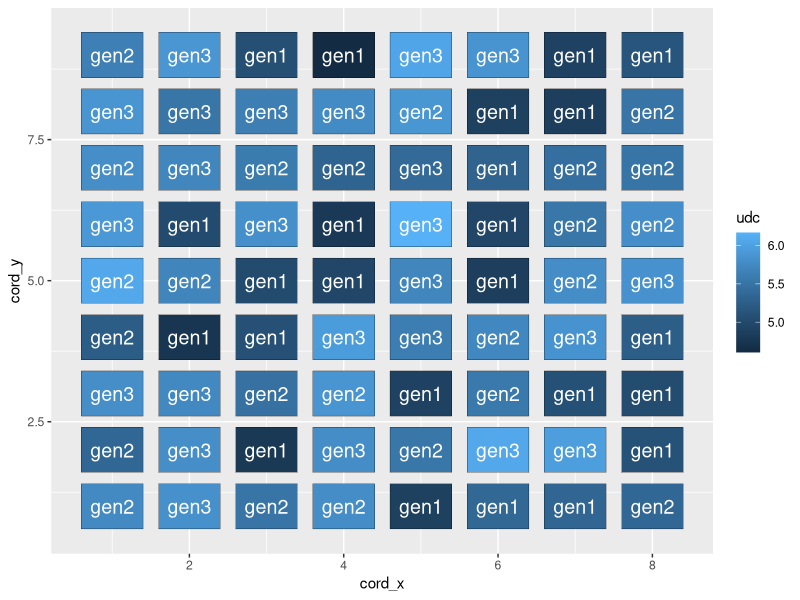
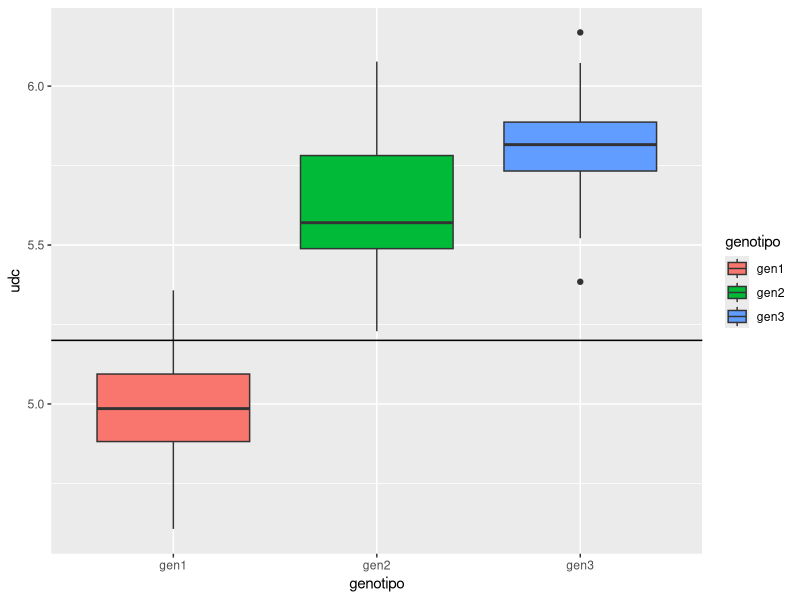

R code for these plots, in order:
## ---- chunk 1
knitr::opts_chunk$set(echo = TRUE)
library(ggplot2)
library(ape)
library(dplyr)
library(Hmisc)
## ---- chunk 2
set.seed(123)
udc = c(rnorm(n = 24, mean = 5, sd = 0.20),
        rnorm(n = 24, mean = 5.6, sd = 0.22),
        rnorm(n = 24, mean = 5.8, sd = 0.18))
genotipo = gl(n = 3, k = 24, length = 72, c("gen1", "gen2", "gen3"))

df1 = data.frame(genotipo, udc)
head(df1)

## ---- chunk 3
xy = expand.grid(x = 1:8, y = 1:9)
aleat = sample(1:72, 72, FALSE)
df1$cord_x = xy$x[aleat]
df1$cord_y = xy$y[aleat]

ggplot(df1)+
  aes(cord_x, cord_y, fill = udc)+
  geom_tile(color = "black", width=0.8, height=0.8)+
  geom_text(aes(label = genotipo), color = "white", size = 5)
## ---- chunk 4
ggplot(df1)+
  aes(genotipo, udc, fill = genotipo)+
  geom_boxplot()+
  geom_hline(yintercept = 5.2)

## ---- chunk 5
library(dplyr)
df1 %>% 
  group_by(genotipo) %>% 
  summarise(media = mean(udc),
            desv = sd(udc),
            cv = 100*desv/media)

## ---- chunk 6
mod1 = aov(udc ~ genotipo, data = df1)
s_mod1 = summary(mod1)
p_valor= s_mod1[[1]][1,5]
ifelse(p_valor<0.05, "Rechazo H0", "No rechazo H0")
## ---- chunk 7
#Prueba de tukey -  comparación de medias
TukeyHSD(mod1, "genotipo")

#Conclusión: Estadisticamente todos los genotipos son diferentes respecto al contenido de canabinoides
## ---- chunk 8
# Revisando suspuestos del modelo

# Normalidad de residuales
shapiro.test(mod1$residuals)

# Igualadad de varianzas
bartlett.test(mod1$residuals, df1$genotipo)

## ---- chunk 9
dist_matrix <- as.matrix(dist(cbind(df1$cord_x,df1$cord_y)))#;dist_matrix
which.max(dist_matrix) # Es la posición de la máxima
max(dist_matrix) # Mayor valor 
min(dist_matrix) # Menor valor
dim(dist_matrix)
## ---- chunk 10
dist_matrix_inv <- 1 / dist_matrix # Element wise
diag(dist_matrix_inv) <- 0
which.max(dist_matrix_inv) # Es la posición de la máxima
max(dist_matrix_inv) # Mayor valor 
min(dist_matrix_inv) # Menor valor
## ---- chunk 11
#Dependencia espacial (debe haber independencia)
Moran.I(mod1$residuals, dist_matrix_inv)
